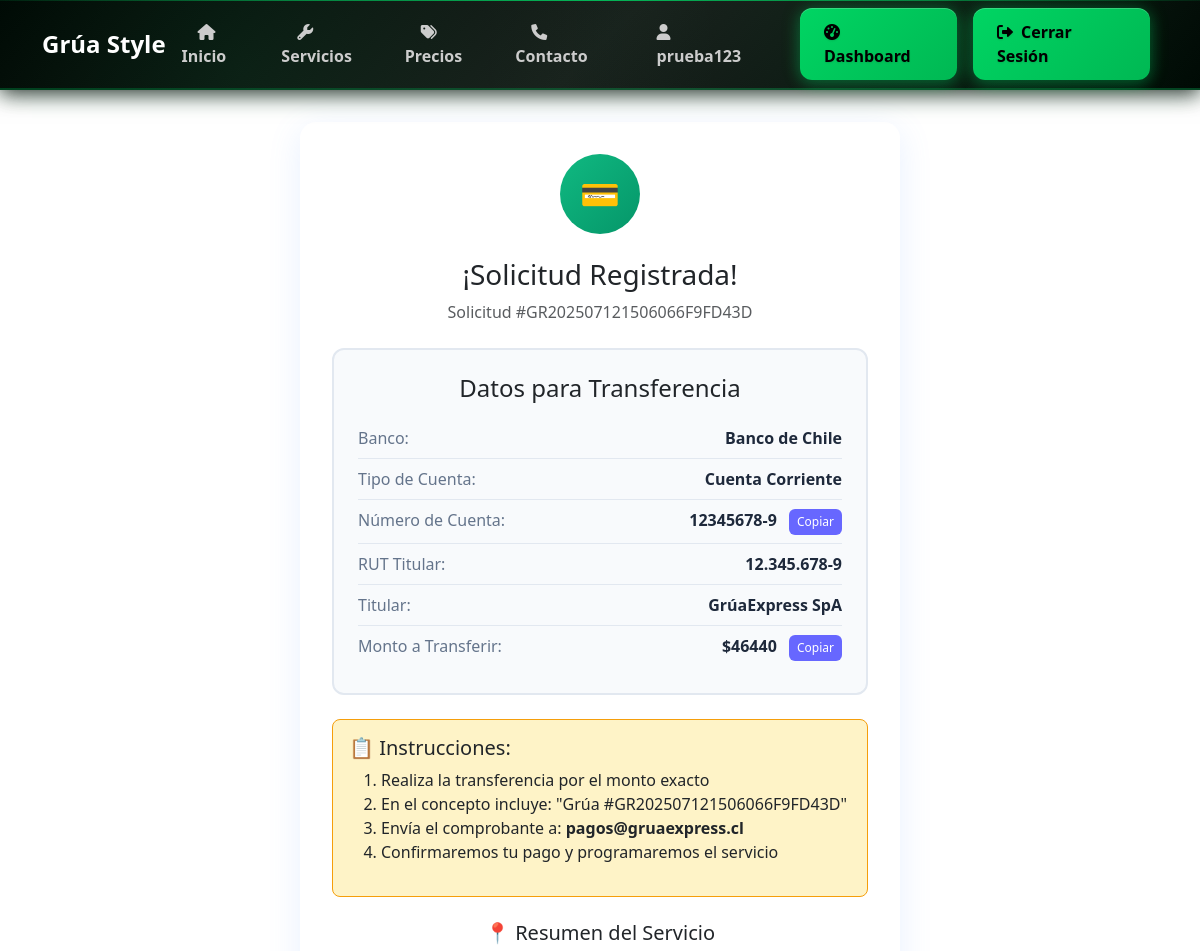
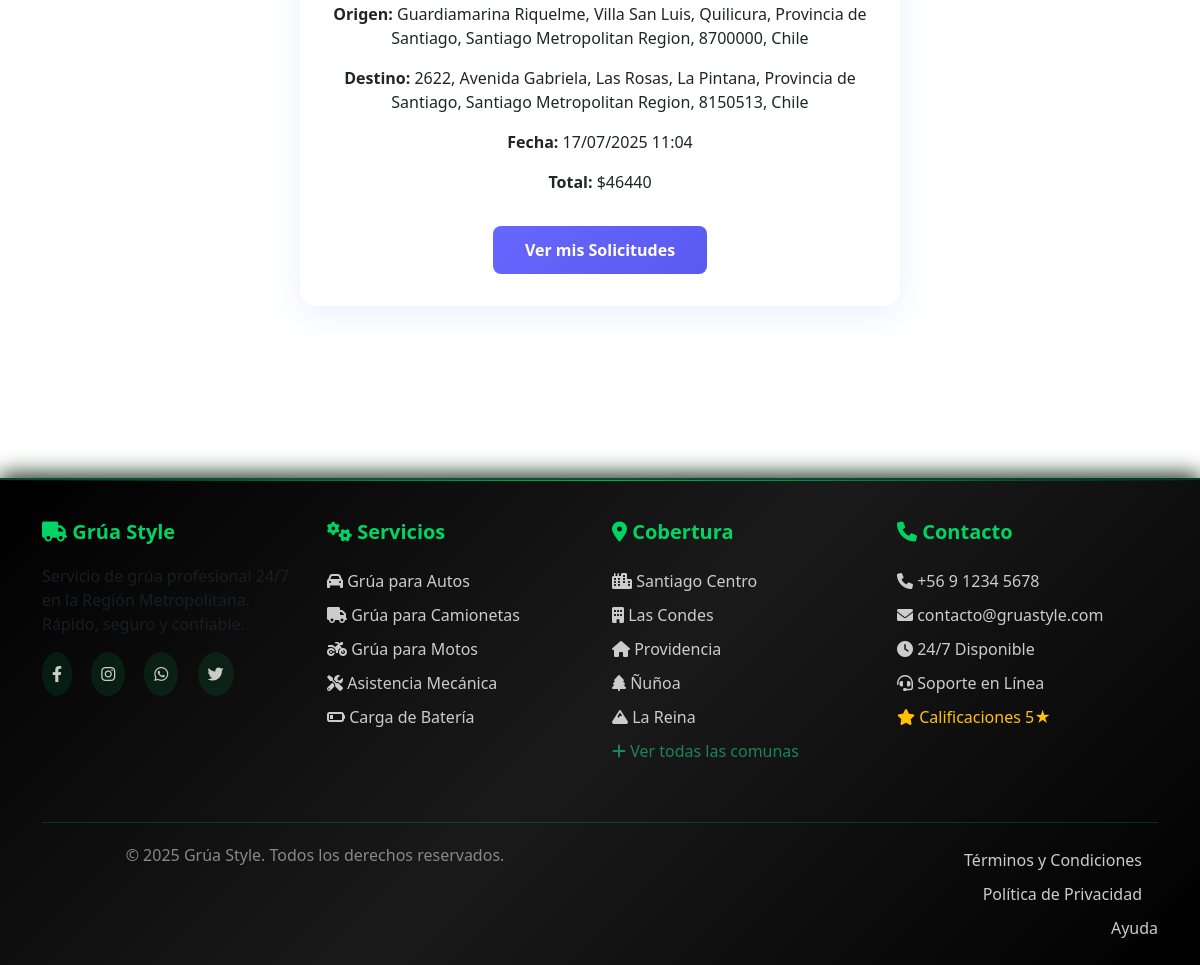
/confirmacion-transferencia/5/ (signed in), run on the app's committed database (2 pictures, top to bottom).
### grua_app/models.py (models this page shows, shortened)
class SolicitudServicio(models.Model):
    ESTADO_CHOICES = [
        ('pendiente', 'Pendiente'),
        ('confirmada', 'Confirmada'),
        ('en_proceso', 'En Proceso'),
        ('completada', 'Completada'),
        ('cancelada', 'Cancelada'),
        ('pendiente_pago', 'Pendiente de Pago'),
    ]
    METODO_PAGO_CHOICES = [
        ('efectivo', 'Efectivo'),
        ('transferencia', 'Transferencia'),
        ('webpay', 'WebPay'),
    ]
    cliente = models.ForeignKey(User, on_delete=models.CASCADE)
    numero_orden = models.CharField(max_length=20, unique=True, blank=True)
    direccion_origen = models.CharField(max_length=255)
    direccion_destino = models.CharField(max_length=255)
    fecha_servicio = models.DateTimeField()
    descripcion_problema = models.TextField()
    distancia_km = models.DecimalField(
        max_digits=6, decimal_places=2, null=True, blank=True)
    estado = models.CharField(
        max_length=20, choices=ESTADO_CHOICES, default='pendiente')
    fecha_solicitud = models.DateTimeField(auto_now_add=True)
    fecha_actualizacion = models.DateTimeField(auto_now=True)
    metodo_pago = models.CharField(
        max_length=20, choices=METODO_PAGO_CHOICES, null=True, blank=True)
    costo_total = models.DecimalField(
        max_digits=10, decimal_places=2, null=True, blank=True)
    pagado = models.BooleanField(default=False)
    webpay_token = models.CharField(max_length=100, null=True, blank=True)
    webpay_buy_order = models.CharField(max_length=50, null=True, blank=True)
    webpay_authorization_code = models.CharField(
        max_length=50, null=True, blank=True)
    tipo_vehiculo = models.CharField(max_length=50, null=True, blank=True)
    marca_vehiculo = models.CharField(max_length=50, null=True, blank=True)
    modelo_vehiculo = models.CharField(max_length=50, null=True, blank=True)
    placa_vehiculo = models.CharField(max_length=20, null=True, blank=True)
    class Meta:
        verbose_name = 'Solicitud de Servicio'
        verbose_name_plural = 'Solicitudes de Servicio'
        ordering = ['-fecha_solicitud']

### grua_app/views.py (the view)
@login_required
def confirmacion_transferencia(request, solicitud_id):
    try:
        from .models import Cliente
        cliente = Cliente.objects.get(user=request.user)
        solicitud = get_object_or_404(SolicitudServicio, id=solicitud_id, cliente=cliente)
    except:
        solicitud = get_object_or_404(SolicitudServicio, id=solicitud_id)
    datos_bancarios = {
        'banco': 'Banco de Chile',
        'tipo_cuenta': 'Cuenta Corriente',
        'numero_cuenta': '12345678-9',
        'rut_titular': '12.345.678-9',
        'nombre_titular': 'GrúaExpress SpA',
        'email_confirmacion': 'pagos@gruaexpress.cl'
    }
    context = {
        'solicitud': solicitud,
        'datos_bancarios': datos_bancarios,
    }
    return render(request, 'grua_app/confirmacion_transferencia.html', context)

### grua_app/models.py (called while the page is built)
    def __str__(self):
        return f"{self.user.username} - {self.telefono}"

### templates/grua_app/confirmacion_transferencia.html (shortened to what this page needs)
{% extends 'grua_app/base.html' %}
{% block content %}
<div class="confirmation-container">
    <div class="success-icon">
        💳
    </div>
    <div class="text-center mb-4">
        <h2 class="h3 mb-2">¡Solicitud Registrada!</h2>
        <p class="text-muted">Solicitud #{{ solicitud.numero_orden }}</p>
    </div>
    <div class="bank-details">
        <h4 class="mb-3 text-center">Datos para Transferencia</h4>
        <div class="bank-row">
            <span class="bank-label">Banco:</span>
            <span class="bank-value">{{ datos_bancarios.banco }}</span>
        </div>
        <div class="bank-row">
            <span class="bank-label">Tipo de Cuenta:</span>
            <span class="bank-value">{{ datos_bancarios.tipo_cuenta }}</span>
        </div>
        <div class="bank-row">
            <span class="bank-label">Número de Cuenta:</span>
            <span class="bank-value">
                {{ datos_bancarios.numero_cuenta }}
                <button class="copy-btn" onclick="copyToClipboard('{{ datos_bancarios.numero_cuenta }}')">Copiar</button>
            </span>
        </div>
        <div class="bank-row">
            <span class="bank-label">RUT Titular:</span>
            <span class="bank-value">{{ datos_bancarios.rut_titular }}</span>
        </div>
        <div class="bank-row">
            <span class="bank-label">Titular:</span>
            <span class="bank-value">{{ datos_bancarios.nombre_titular }}</span>
        </div>
        <div class="bank-row">
            <span class="bank-label">Monto a Transferir:</span>
            <span class="bank-value">
                ${{ solicitud.costo_total|floatformat:0 }}
                <button class="copy-btn" onclick="copyToClipboard('{{ solicitud.costo_total|floatformat:0 }}')">Copiar</button>
            </span>
        </div>
    </div>
    <div class="instructions">
        <h5>📋 Instrucciones:</h5>
        <ol>
            <li>Realiza la transferencia por el monto exacto</li>
            <li>En el concepto incluye: "Grúa #{{ solicitud.numero_orden }}"</li>
            <li>Envía el comprobante a: <strong>{{ datos_bancarios.email_confirmacion }}</strong></li>
            <li>Confirmaremos tu pago y programaremos el servicio</li>
        </ol>
    </div>
    <div class="text-center">
        <h5>📍 Resumen del Servicio</h5>
        <p><strong>Origen:</strong> {{ solicitud.direccion_origen }}</p>
        <p><strong>Destino:</strong> {{ solicitud.direccion_destino }}</p>
        <p><strong>Fecha:</strong> {{ solicitud.fecha_servicio|date:"d/m/Y H:i" }}</p>
        <p><strong>Total:</strong> ${{ solicitud.costo_total|floatformat:0 }}</p>
    </div>
    <div class="text-center">
        <a href="{% url 'dashboard' %}" class="btn-dashboard">
            Ver mis Solicitudes
        </a>
    </div>
</div>
{% endblock %}

### templates/grua_app/base.html (shortened to what this page needs)
{% load static %}
<!DOCTYPE html>
<html lang="es">
<head>
    <link href="https://cdn.jsdelivr.net/npm/bootstrap@5.3.0/dist/css/bootstrap.min.css" rel="stylesheet">
    <link rel="stylesheet" href="https://cdnjs.cloudflare.com/ajax/libs/font-awesome/6.0.0/css/all.min.css">
</head>
<body>
    <nav class="navbar navbar-expand-lg navbar-fluor">
        <div class="container">
            <a class="navbar-brand" href="{% url 'home' %}">
                <span class="brand-text">Grúa Style</span>
            </a>
            <div class="collapse navbar-collapse" id="navbarNav">
                <ul class="navbar-nav me-auto">
                    <li class="nav-item">
                        <a class="nav-link-3d" href="{% url 'home' %}">
                            <i class="fas fa-home"></i>Inicio
                        </a>
                    </li>
                    <li class="nav-item web-only">
                        <a class="nav-link-3d" href="{% url 'servicios' %}">
                            <i class="fas fa-wrench"></i>Servicios
                        </a>
                    </li>
                    <li class="nav-item web-only">
                        <a class="nav-link-3d" href="{% url 'precios' %}">
                            <i class="fas fa-tags"></i>Precios
                        </a>
                    </li>
                    <li class="nav-item web-only">
                        <a class="nav-link-3d" href="{% url 'contacto' %}">
                            <i class="fas fa-phone"></i>Contacto
                        </a>
                    </li>
                </ul>
                <div class="d-flex flex-column flex-lg-row align-items-center">
                    {% if user.is_authenticated %}
                        <span class="nav-link-3d me-3">
                            <i class="fas fa-user"></i>{{ user.username }}
                        </span>
                        <a href="{% url 'dashboard' %}" class="btn-3d">
                            <i class="fas fa-tachometer-alt"></i>Dashboard
                        </a>
                        <a href="{% url 'logout' %}" class="btn-3d">
                            <i class="fas fa-sign-out-alt"></i>Cerrar Sesión
                        </a>
                    {% endif %}
                </div>
            </div>
        </div>
    </nav>
    <main>
        {% block content %}
        {% endblock %}
    </main>
    <footer class="footer-web web-only">
        <div class="container">
            <div class="row">
                <div class="col-md-3 mb-4">
                    <h5><i class="fas fa-truck"></i> Grúa Style</h5>
                    <p class="text-muted">
                        Servicio de grúa profesional 24/7 en la Región Metropolitana.
                        Rápido, seguro y confiable.
                    </p>
                    <div class="social-links">
                        <a href="#" title="Facebook"><i class="fab fa-facebook-f"></i></a>
                        <a href="#" title="Instagram"><i class="fab fa-instagram"></i></a>
                        <a href="#" title="WhatsApp"><i class="fab fa-whatsapp"></i></a>
                        <a href="#" title="Twitter"><i class="fab fa-twitter"></i></a>
                    </div>
                </div>
                <div class="col-md-3 mb-4">
                    <h5><i class="fas fa-cogs"></i> Servicios</h5>
                    <a href="{% url 'servicios' %}"><i class="fas fa-car"></i> Grúa para Autos</a>
                    <a href="{% url 'servicios' %}"><i class="fas fa-truck"></i> Grúa para Camionetas</a>
                    <a href="{% url 'servicios' %}"><i class="fas fa-motorcycle"></i> Grúa para Motos</a>
                    <a href="{% url 'servicios' %}"><i class="fas fa-tools"></i> Asistencia Mecánica</a>
                    <a href="{% url 'servicios' %}"><i class="fas fa-battery-quarter"></i> Carga de Batería</a>
                </div>
                <div class="col-md-3 mb-4">
                    <h5><i class="fas fa-map-marker-alt"></i> Cobertura</h5>
                    <a href="#"><i class="fas fa-city"></i> Santiago Centro</a>
                    <a href="#"><i class="fas fa-building"></i> Las Condes</a>
                    <a href="#"><i class="fas fa-home"></i> Providencia</a>
                    <a href="#"><i class="fas fa-tree"></i> Ñuñoa</a>
                    <a href="#"><i class="fas fa-mountain"></i> La Reina</a>
                    <a href="{% url 'servicios' %}" class="text-success"><i class="fas fa-plus"></i> Ver todas las comunas</a>
                </div>
                <div class="col-md-3 mb-4">
                    <h5><i class="fas fa-phone"></i> Contacto</h5>
                    <a href="tel:+56912345678"><i class="fas fa-phone"></i> +56 9 1234 5678</a>
                    <a href="mailto:contacto@gruastyle.com"><i class="fas fa-envelope"></i> contacto@gruastyle.com</a>
                    <a href="{% url 'contacto' %}"><i class="fas fa-clock"></i> 24/7 Disponible</a>
                    <a href="{% url 'contacto' %}"><i class="fas fa-headset"></i> Soporte en Línea</a>
                    <a href="#" class="text-warning"><i class="fas fa-star"></i> Calificaciones 5★</a>
                </div>
            </div>
            <div class="footer-copyright">
                <div class="row">
                    <div class="col-md-6">
                        <p>&copy; 2025 Grúa Style. Todos los derechos reservados.</p>
                    </div>
                    <div class="col-md-6 text-md-end">
                        <a href="#" class="me-3">Términos y Condiciones</a>
                        <a href="#" class="me-3">Política de Privacidad</a>
                        <a href="{% url 'contacto' %}">Ayuda</a>
                    </div>
                </div>
            </div>
        </div>
    </footer>
</body>
</html>

### templates/grua_app/base.html (style rules this page uses)
:root { --footer-height: 120px; --main-padding-bottom: 140px; }
body { min-height: 100vh; display: flex; flex-direction: column; margin: 0; padding: 0; }
main { flex: 1; padding-bottom: var(--main-padding-bottom); }
.navbar-fluor { background: linear-gradient(135deg, #000 0%, #1a1a1a 50%, #000 100%); backdrop-filter: blur(10px); border-bottom: 2px solid rgba(0, 213, 99, 0.3); box-shadow: 0 4px 20px rgba(0, 0, 0, 0.8), 0 0 30px rgba(0, 213, 99, 0.2), inset 0 1px 0 rgba(0, 213, 99, 0.1); position: relative; z-index: 1000; }
.navbar-fluor::before { content: ''; position: absolute; top: 0; left: 0; right: 0; height: 1px; background: linear-gradient(90deg, transparent 0%, rgba(0, 213, 99, 0.5) 25%, rgba(0, 213, 99, 0.8) 50%, rgba(0, 213, 99, 0.5) 75%, transparent 100%); animation: navbar-glow 3s ease-in-out infinite alternate; }
.navbar-brand { color: #fff !important; font-weight: 700; font-size: 1.5rem; text-decoration: none; transition: all 0.3s ease; transform-style: preserve-3d; perspective: 1000px; display: flex; align-items: center; }
.brand-text { transition: all 0.3s ease; transform-style: preserve-3d; }
.btn-3d { padding: 12px 24px; border-radius: 12px; font-weight: 600; text-decoration: none; border: none; cursor: pointer; position: relative; overflow: hidden; transition: all 0.4s cubic-bezier(0.175, 0.885, 0.32, 1.275); transform-style: preserve-3d; perspective: 1000px; margin: 0 8px; background: linear-gradient(135deg, #00D563 0%, #00B853 100%); color: #000; box-shadow: 0 4px 15px rgba(0, 213, 99, 0.3), 0 0 20px rgba(0, 213, 99, 0.2), inset 0 1px 0 rgba(255, 255, 255, 0.2); text-shadow: 0 1px 2px rgba(0, 0, 0, 0.1); will-change: transform, box-shadow; }
.btn-3d::before { content: ''; position: absolute; top: 0; left: -100%; width: 100%; height: 100%; background: linear-gradient(90deg, transparent, rgba(255, 255, 255, 0.3), transparent); transition: left 0.6s ease; }
.btn-3d i { margin-right: 8px; transition: all 0.3s ease; transform-style: preserve-3d; }
.nav-link-3d { color: #ccc !important; font-weight: 600; text-decoration: none; padding: 8px 16px; border-radius: 8px; transition: all 0.3s ease; transform-style: preserve-3d; position: relative; }
.nav-link-3d i { margin-right: 6px; transition: all 0.3s ease; }
.footer-web { background: linear-gradient(135deg, #000 0%, #1a1a1a 50%, #000 100%); color: #fff; padding: 40px 0 20px 0; margin-top: auto; border-top: 2px solid rgba(0, 213, 99, 0.3); box-shadow: 0 -4px 20px rgba(0, 0, 0, 0.8), 0 0 30px rgba(0, 213, 99, 0.2); position: relative; }
.footer-web::before { content: ''; position: absolute; top: 0; left: 0; right: 0; height: 1px; background: linear-gradient(90deg, transparent 0%, rgba(0, 213, 99, 0.5) 25%, rgba(0, 213, 99, 0.8) 50%, rgba(0, 213, 99, 0.5) 75%, transparent 100%); }
.footer-web h5 { color: #00D563; font-weight: 700; margin-bottom: 20px; }
.footer-web a { color: #ccc; text-decoration: none; transition: all 0.3s ease; display: block; padding: 5px 0; }
.footer-web .social-links a { display: inline-block; margin-right: 15px; padding: 10px; border-radius: 50%; background: rgba(0, 213, 99, 0.1); transition: all 0.3s ease; }
.footer-copyright { border-top: 1px solid rgba(0, 213, 99, 0.2); margin-top: 30px; padding-top: 20px; text-align: center; color: #888; }
.navbar-fluor::after { content: ''; position: absolute; top: 0; left: 0; right: 0; bottom: 0; background: radial-gradient(circle at 20% 80%, rgba(0, 213, 99, 0.1) 0%, transparent 50%), radial-gradient(circle at 80% 20%, rgba(0, 213, 99, 0.1) 0%, transparent 50%); pointer-events: none; z-index: -1; }

### data on the page
SolicitudServicio: numero_orden "GR202507121506066F9FD43D", costo_total "46440", direccion_origen "Guardiamarina Riquelme, Villa San Luis, Quilicura, Provincia de Santiago, Santiago Metropolitan Region, 8700000, Chile", direccion_destino "2622, Avenida Gabriela, Las Rosas, La Pintana, Provincia de Santiago, Santiago Metropolitan Region, 8150513, Chile", fecha_servicio "17/07/2025 11:04"

### other printed values
{{ user.username }} "prueba123"
{{ datos_bancarios.banco }} "Banco de Chile"
{{ datos_bancarios.tipo_cuenta }} "Cuenta Corriente"
{{ datos_bancarios.numero_cuenta }} "12345678-9"
{{ datos_bancarios.rut_titular }} "12.345.678-9"
{{ datos_bancarios.nombre_titular }} "GrúaExpress SpA"
{{ datos_bancarios.email_confirmacion }} "pagos@gruaexpress.cl"
